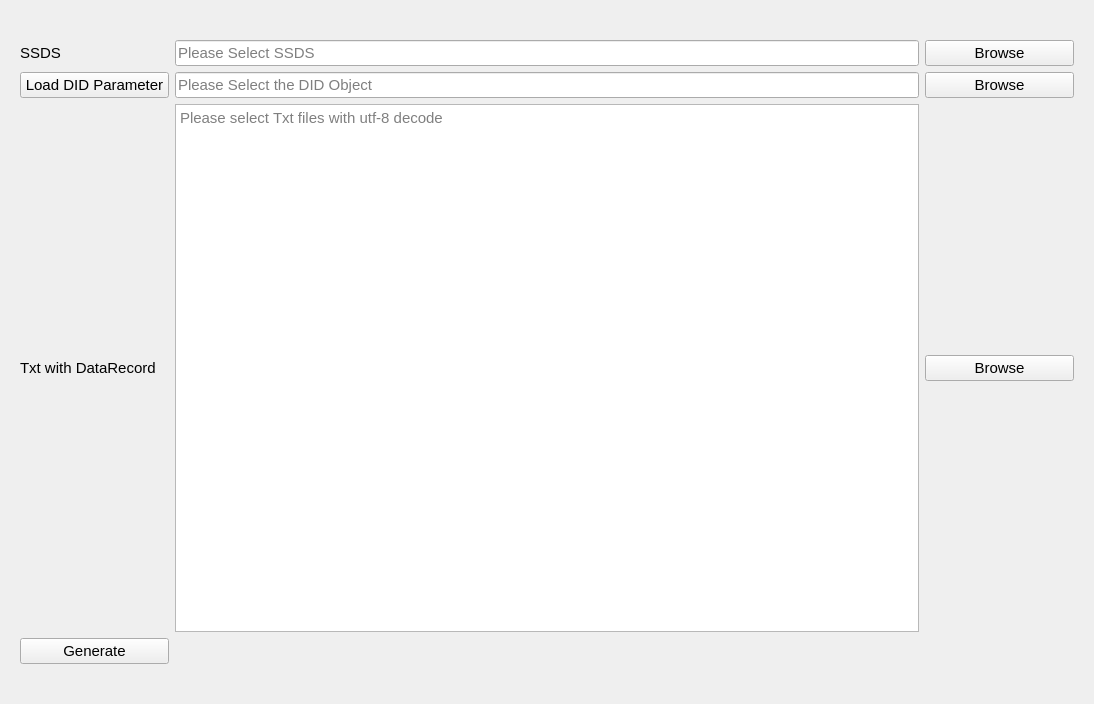
<?xml version="1.0" encoding="UTF-8"?>
<ui version="4.0">
 <class>SmartEDR</class>
 <widget class="QWidget" name="SmartEDR">
  <property name="geometry">
   <rect>
    <x>0</x>
    <y>0</y>
    <width>1094</width>
    <height>704</height>
   </rect>
  </property>
  <property name="windowTitle">
   <string>SmartEDR</string>
  </property>
  <layout class="QGridLayout" name="gridLayout" rowstretch="1,1,5,1" columnstretch="1,5,1">
   <property name="leftMargin">
    <number>20</number>
   </property>
   <property name="topMargin">
    <number>40</number>
   </property>
   <property name="rightMargin">
    <number>20</number>
   </property>
   <property name="bottomMargin">
    <number>40</number>
   </property>
   <item row="2" column="0">
    <widget class="QLabel" name="Label_TXT">
     <property name="font">
      <font>
       <pointsize>11</pointsize>
       <weight>50</weight>
       <bold>false</bold>
      </font>
     </property>
     <property name="text">
      <string>Txt with DataRecord</string>
     </property>
    </widget>
   </item>
   <item row="0" column="1">
    <widget class="QLineEdit" name="LE_SSDS">
     <property name="font">
      <font>
       <pointsize>11</pointsize>
       <weight>50</weight>
       <bold>false</bold>
      </font>
     </property>
     <property name="readOnly">
      <bool>true</bool>
     </property>
     <property name="placeholderText">
      <string>Please Select SSDS</string>
     </property>
    </widget>
   </item>
   <item row="0" column="0">
    <widget class="QLabel" name="Label_SSDS">
     <property name="font">
      <font>
       <pointsize>11</pointsize>
       <weight>50</weight>
       <bold>false</bold>
      </font>
     </property>
     <property name="text">
      <string>SSDS</string>
     </property>
    </widget>
   </item>
   <item row="1" column="0">
    <widget class="QPushButton" name="BT_LoadDIDParameter">
     <property name="font">
      <font>
       <pointsize>11</pointsize>
       <weight>50</weight>
       <bold>false</bold>
      </font>
     </property>
     <property name="text">
      <string>Load DID Parameter</string>
     </property>
    </widget>
   </item>
   <item row="3" column="0">
    <widget class="QPushButton" name="BT_Generate">
     <property name="font">
      <font>
       <pointsize>11</pointsize>
       <weight>50</weight>
       <bold>false</bold>
      </font>
     </property>
     <property name="text">
      <string>Generate</string>
     </property>
    </widget>
   </item>
   <item row="0" column="2">
    <widget class="QPushButton" name="BT_SSDS">
     <property name="font">
      <font>
       <pointsize>11</pointsize>
       <weight>50</weight>
       <bold>false</bold>
      </font>
     </property>
     <property name="text">
      <string>Browse</string>
     </property>
    </widget>
   </item>
   <item row="2" column="1">
    <widget class="QTextBrowser" name="textB_TXT">
     <property name="font">
      <font>
       <pointsize>11</pointsize>
       <weight>50</weight>
       <bold>false</bold>
      </font>
     </property>
     <property name="placeholderText">
      <string>Please select Txt files with utf-8 decode</string>
     </property>
    </widget>
   </item>
   <item row="2" column="2">
    <widget class="QPushButton" name="BT_TXT">
     <property name="font">
      <font>
       <pointsize>11</pointsize>
       <weight>50</weight>
       <bold>false</bold>
      </font>
     </property>
     <property name="text">
      <string>Browse</string>
     </property>
    </widget>
   </item>
   <item row="1" column="2">
    <widget class="QPushButton" name="BT_DID_Dict">
     <property name="font">
      <font>
       <pointsize>11</pointsize>
      </font>
     </property>
     <property name="text">
      <string>Browse</string>
     </property>
    </widget>
   </item>
   <item row="1" column="1">
    <widget class="QLineEdit" name="LE_DID_Dict">
     <property name="font">
      <font>
       <pointsize>11</pointsize>
      </font>
     </property>
     <property name="text">
      <string/>
     </property>
     <property name="readOnly">
      <bool>true</bool>
     </property>
     <property name="placeholderText">
      <string>Please Select the DID Object</string>
     </property>
    </widget>
   </item>
  </layout>
 </widget>
 <resources/>
 <connections/>
</ui>
